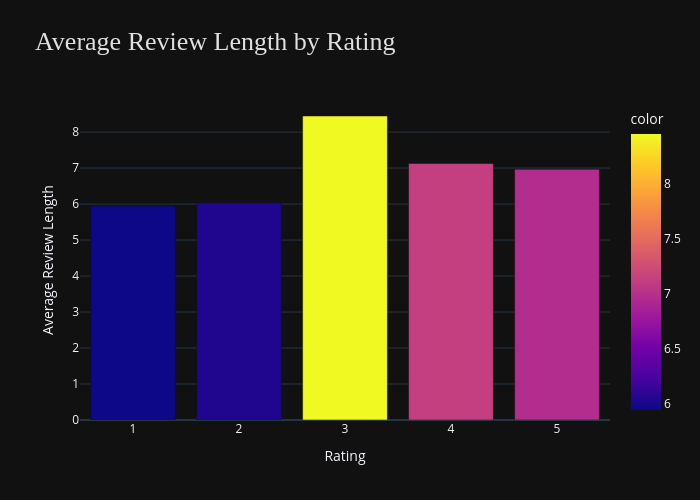

Notebook code for this chart:
### Code cell
# 8. What’s the average length of reviews per rating category?

df['review_length'] = df['review'].apply(lambda x: len(x.split()))
avg_review_length = df.groupby('rating')['review_length'].mean()
# avg_review_length

fig = px.bar(
    avg_review_length,
    x=avg_review_length.index,
    y=avg_review_length.values,
    color=avg_review_length.values,
    title='Average Review Length by Rating'
)

fig.update_layout(
    width = 700,
    height = 500,
    xaxis_title='Rating',
    yaxis_title='Average Review Length',
    title_font=dict(size=26, color='#E0E0E0', family='Arial Black'),
    template="plotly_dark")
fig.show()

### Figure 1 — Plotly figure (JSON) as saved in the notebook; plotly's stock layout.template omitted (floating-point values rounded to 4 significant figures)
{"data": [{"hovertemplate": "rating=%{x}<br>y=%{y}<br>color=%{marker.color}<extra></extra>", "legendgroup": "", "marker": {"color": [5.944, 6.038, 8.448, 7.127, 6.967], "coloraxis": "coloraxis", "pattern": {"shape": ""}}, "name": "", "orientation": "v", "showlegend": false, "textposition": "auto", "type": "bar", "x": [1, 2, 3, 4, 5], "xaxis": "x", "y": [5.944, 6.038, 8.448, 7.127, 6.967], "yaxis": "y"}], "layout": {"barmode": "relative", "coloraxis": {"colorbar": {"title": {"text": "color"}}, "colorscale": [[0, "#0d0887"], [0.1111, "#46039f"], [0.2222, "#7201a8"], [0.3333, "#9c179e"], [0.4444, "#bd3786"], [0.5556, "#d8576b"], [0.6667, "#ed7953"], [0.7778, "#fb9f3a"], [0.8889, "#fdca26"], [1, "#f0f921"]]}, "height": 500, "legend": {"tracegroupgap": 0}, "title": {"font": {"color": "#E0E0E0", "family": "Arial Black", "size": 26}, "text": "Average Review Length by Rating"}, "width": 700, "xaxis": {"anchor": "y", "domain": [0, 1], "title": {"text": "Rating"}}, "yaxis": {"anchor": "x", "domain": [0, 1], "title": {"text": "Average Review Length"}}}}
